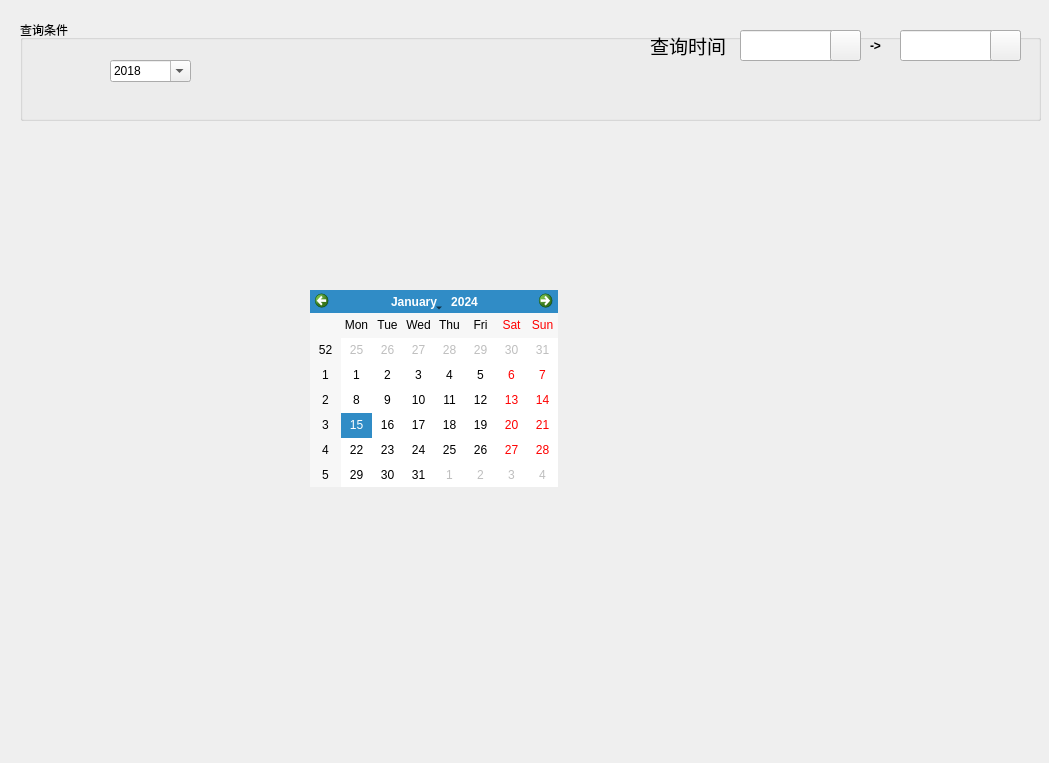
<?xml version="1.0" encoding="UTF-8"?>
<ui version="4.0">
 <class>DataS</class>
 <widget class="QWidget" name="DataS">
  <property name="geometry">
   <rect>
    <x>0</x>
    <y>0</y>
    <width>1049</width>
    <height>763</height>
   </rect>
  </property>
  <property name="windowTitle">
   <string>遥测数据查询</string>
  </property>
  <widget class="QGroupBox" name="groupBox">
   <property name="geometry">
    <rect>
     <x>20</x>
     <y>20</y>
     <width>1021</width>
     <height>101</height>
    </rect>
   </property>
   <property name="title">
    <string>查询条件</string>
   </property>
   <widget class="QLabel" name="search_date_label">
    <property name="geometry">
     <rect>
      <x>630</x>
      <y>10</y>
      <width>81</width>
      <height>31</height>
     </rect>
    </property>
    <property name="font">
     <font>
      <pointsize>14</pointsize>
     </font>
    </property>
    <property name="lineWidth">
     <number>1</number>
    </property>
    <property name="text">
     <string>查询时间：</string>
    </property>
    <property name="wordWrap">
     <bool>false</bool>
    </property>
    <property name="openExternalLinks">
     <bool>false</bool>
    </property>
    <property name="textInteractionFlags">
     <set>Qt::LinksAccessibleByMouse</set>
    </property>
   </widget>
   <widget class="QLineEdit" name="search_date_0">
    <property name="geometry">
     <rect>
      <x>720</x>
      <y>10</y>
      <width>121</width>
      <height>31</height>
     </rect>
    </property>
    <property name="text">
     <string/>
    </property>
   </widget>
   <widget class="QToolButton" name="select_date_btn">
    <property name="geometry">
     <rect>
      <x>810</x>
      <y>10</y>
      <width>31</width>
      <height>31</height>
     </rect>
    </property>
    <property name="text">
     <string/>
    </property>
   </widget>
   <widget class="QLabel" name="label">
    <property name="geometry">
     <rect>
      <x>850</x>
      <y>10</y>
      <width>21</width>
      <height>31</height>
     </rect>
    </property>
    <property name="font">
     <font>
      <weight>75</weight>
      <bold>true</bold>
     </font>
    </property>
    <property name="text">
     <string>-&gt;</string>
    </property>
   </widget>
   <widget class="QLineEdit" name="search_date_1">
    <property name="geometry">
     <rect>
      <x>880</x>
      <y>10</y>
      <width>121</width>
      <height>31</height>
     </rect>
    </property>
    <property name="text">
     <string/>
    </property>
   </widget>
   <widget class="QToolButton" name="select_date_btn_2">
    <property name="geometry">
     <rect>
      <x>970</x>
      <y>10</y>
      <width>31</width>
      <height>31</height>
     </rect>
    </property>
    <property name="text">
     <string/>
    </property>
   </widget>
   <widget class="QFontComboBox" name="fontComboBox">
    <property name="geometry">
     <rect>
      <x>90</x>
      <y>40</y>
      <width>81</width>
      <height>22</height>
     </rect>
    </property>
    <property name="currentText">
     <string>2018</string>
    </property>
   </widget>
  </widget>
  <widget class="QCalendarWidget" name="calendarWidget">
   <property name="geometry">
    <rect>
     <x>310</x>
     <y>290</y>
     <width>248</width>
     <height>197</height>
    </rect>
   </property>
  </widget>
 </widget>
 <layoutdefault spacing="6" margin="11"/>
 <resources/>
 <connections/>
</ui>
